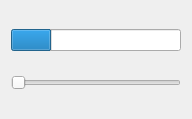
<?xml version="1.0" encoding="UTF-8"?>
<ui version="4.0">
 <class>Dialog</class>
 <widget class="QDialog" name="Dialog">
  <property name="geometry">
   <rect>
    <x>0</x>
    <y>0</y>
    <width>192</width>
    <height>119</height>
   </rect>
  </property>
  <property name="windowTitle">
   <string>Dialog</string>
  </property>
  <layout class="QVBoxLayout" name="verticalLayout">
   <item>
    <widget class="QProgressBar" name="progressBar">
     <property name="value">
      <number>24</number>
     </property>
     <property name="textVisible">
      <bool>false</bool>
     </property>
    </widget>
   </item>
   <item>
    <widget class="QSlider" name="horizontalSlider">
     <property name="orientation">
      <enum>Qt::Horizontal</enum>
     </property>
    </widget>
   </item>
  </layout>
 </widget>
 <resources/>
 <connections/>
</ui>
